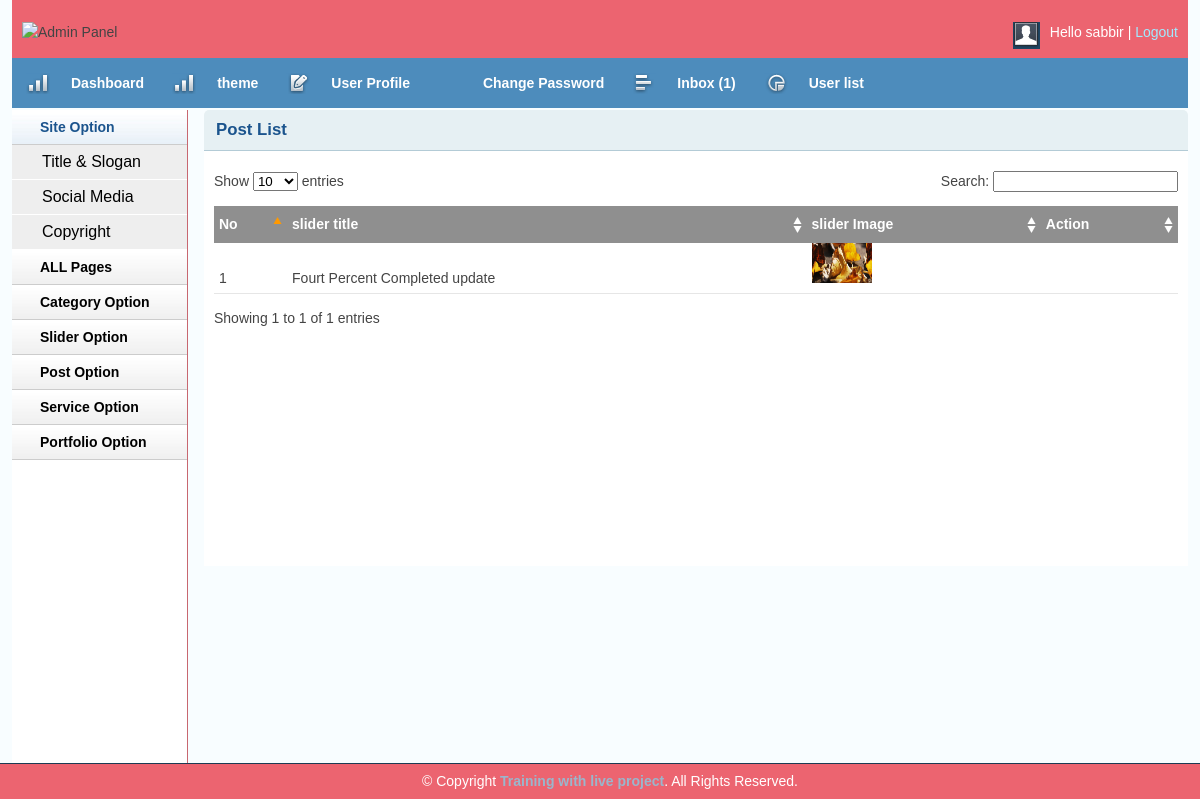
Page /Blog/admin/Sliderlist.php (signed in) on the committed database.
### tables this page shows
CREATE TABLE `tbl_slider` (
  `id` int(11) NOT NULL,
  `title` varchar(250) NOT NULL,
  `image` varchar(250) NOT NULL
);

### Blog/lib/Database.php (called while the page is built, shortened)
<?php
Class Database{
	public $host   = DB_HOST;
	public $user   = DB_USER;
	public $pass   = DB_PASS;
	public $dbname = DB_NAME;
	public $link;
	private function connectDB(){
	$this->link = new mysqli($this->host, $this->user, $this->pass, $this->dbname);
 }
	public function select($query){
		$result = $this->link->query($query) or die($this->link->error.__LINE__);
		if($result->num_rows > 0){
			return $result;
		} else {
			return false;
		}
	}
}

### Blog/admin/Sliderlist.php (the view, shortened to what this page needs)
<?php include'inc/header.php';?>
<?php include'inc/sitebar.php';?>
        <div class="grid_10">
            <div class="box round first grid">
                <h2>Post List</h2>
                <div class="block">
                    <table class="data display datatable" id="example">
					<thead>
						<tr>
							<th>No</th>
							<th>slider title</th>
							<th>slider Image</th>
							<th>Action</th>
						</tr>
					</thead>
					<tbody>
<?php
$query= "select * from tbl_slider ";
$post = $db->select($query);
if ($post) {
$i=0;
while ($result = $post->fetch_assoc()) {
$i++;
?>
<tr class="odd gradeX">
	<td><?php echo $i;?></td>
	<td><?php echo $result['title'];?></td>
	<td><img src="<?php echo $result['image'];?>" height="40px" width="60px"/></td>
	<td>
	</td>
</tr>
<?php } }?>
					</tbody>
				</table>
               </div>
            </div>
        </div>
 <?php include'inc/footer.php';?>

### Blog/admin/css/text.css (style rules this page uses)
body { font: 13px/1.5 Tahoma, Helvetica, Arial, 'Liberation Sans', FreeSans, sans-serif; }
h2 { font-size: 23px; }
p, dl, hr, h1, h2, h3, h4, h5, h6, ol, ul, pre, table, address, fieldset { margin-bottom: 20px; }

### Blog/admin/css/grid.css (style rules this page uses)
.grid_1, .grid_2, .grid_3, .grid_4, .grid_5, .grid_6, .grid_7, .grid_8, .grid_9, .grid_10, .grid_11, .grid_12, .grid_13, .grid_14, .grid_15, .grid_16 { display: inline; float: left; margin-left: 1%; margin-right: 1%; }
.container_12 .grid_10 { width: 81.333%; }

### Blog/admin/css/layout.css (style rules this page uses)
body { background: #fff none repeat scroll 0 0; color: #444; font-size: 14px; padding: 0; }
h1, h2, h3, h4, h5, h6 { line-height:1.2em; margin-bottom:.3em; }
h2 { margin-top:1em; }
.box { background:#fff; margin-bottom:20px; padding:10px 10px 10px 10px; margin-left:-8px; }
.box.grid { padding-bottom:40px; }
.box.round { -moz-border-radius: 5px 5px 0px 0px; -webkit-border-radius: 5px 5px 0px 0px; border-radius: 5px 5px 0px 0px; }
.box h2 { font-size:1.2em; font-weight:bold; color:#1B548D; background:#E6F0F3; margin:-10px -10px 0 -10px; padding:10px 12px; border-bottom:1px solid #B3CBD6; -moz-border-radius: 5px 5px 0px 0px; -webkit-border-radius: 5px 5px 0px 0px; border-radius: 5px 5px 0px 0px; }
.box.first { min-height: 406px; }
.block { padding-top:20px; }
.block { padding-bottom:1px; }
table.display { margin: 0 auto; clear: both; width: 100%; }
.sorting_asc { background: #8f8f8f url(../img/table/sort_asc.png) no-repeat center right; padding:8px 5px; text-align:left; color:#fff; }
.sorting { background:#8f8f8f url(../img/table/sort_both.png) no-repeat center right; padding:8px 5px; text-align:left; color:#fff; }
tr.odd { height: 30px; line-height: 30px; border-bottom:1px solid #e6e6e6; }
tr.odd td, tr.even td { padding-left:5px; }

### rows in the picture
tbl_slider: title "Fourt Percent Completed update", image (picture)

### other values in the picture
Session::get('username') "sabbir"
$count "1"
